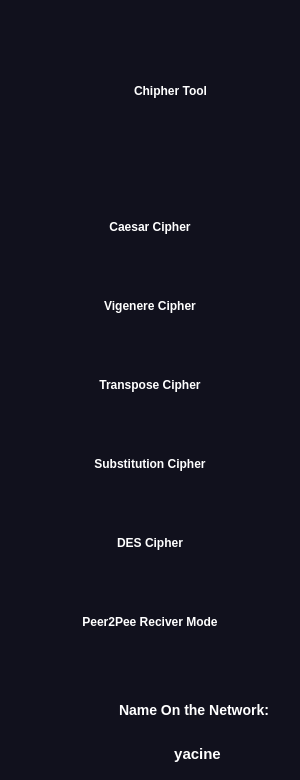
   <widget class="QFrame" name="f1">
    <property name="geometry">
     <rect>
      <x>10</x>
      <y>10</y>
      <width>300</width>
      <height>780</height>
     </rect>
    </property>
    <property name="minimumSize">
     <size>
      <width>300</width>
      <height>780</height>
     </size>
    </property>
    <property name="maximumSize">
     <size>
      <width>300</width>
      <height>780</height>
     </size>
    </property>
    <property name="font">
     <font>
      <family>Segoe UI</family>
      <pointsize>16</pointsize>
      <weight>75</weight>
      <italic>false</italic>
      <bold>true</bold>
     </font>
    </property>
    <property name="autoFillBackground">
     <bool>false</bool>
    </property>
    <property name="styleSheet">
     <string notr="true">QFrame{
background-color: rgb(17, 17, 29);
padding: 0 15px;
color: rgb(255, 255, 255);
border-top-right-radius: 15px;
border-bottom-right-radius: 25px;
font: 75 16pt &quot;Segoe UI&quot;;
font-weight: bold;
}


</string>
    </property>
    <property name="frameShape">
     <enum>QFrame::StyledPanel</enum>
    </property>
    <property name="frameShadow">
     <enum>QFrame::Raised</enum>
    </property>
    <widget class="QWidget" name="layoutWidget">
     <property name="geometry">
      <rect>
       <x>0</x>
       <y>180</y>
       <width>300</width>
       <height>491</height>
      </rect>
     </property>
     <layout class="QVBoxLayout" name="btn_layout">
      <property name="spacing">
       <number>0</number>
      </property>
      <property name="leftMargin">
       <number>10</number>
      </property>
      <property name="topMargin">
       <number>5</number>
      </property>
      <property name="rightMargin">
       <number>10</number>
      </property>
      <property name="bottomMargin">
       <number>5</number>
      </property>
      <item>
       <widget class="QPushButton" name="btn_caesar">
        <property name="minimumSize">
         <size>
          <width>280</width>
          <height>75</height>
         </size>
        </property>
        <property name="maximumSize">
         <size>
          <width>280</width>
          <height>75</height>
         </size>
        </property>
        <property name="styleSheet">
         <string notr="true">QPushButton{
font: 75 16pt &quot;Segoe UI&quot;;
background-color:rgb(17, 17, 29);
color:rgb(255, 255, 255);
border-radius: 10px;
font-weight: bold;
}
QPushButton:hover{
background-color:rgb(29, 27, 48);
}
QPushButton:pressed{
background-color:rgb(255, 255, 255);
color: rgb(17, 17, 29);
padding-left:5px;
padding-top:5px;
background-position:calc(100% - 10px)center;
}</string>
        </property>
        <property name="text">
         <string>Caesar Cipher</string>
        </property>
       </widget>
      </item>
      <item>
       <widget class="QPushButton" name="btn_vigenere">
        <property name="minimumSize">
         <size>
          <width>280</width>
          <height>75</height>
         </size>
        </property>
        <property name="maximumSize">
         <size>
          <width>280</width>
          <height>75</height>
         </size>
        </property>
        <property name="styleSheet">
         <string notr="true">QPushButton{
font: 75 16pt &quot;Segoe UI&quot;;
background-color:rgb(17, 17, 29);
color:rgb(255, 255, 255);
border-radius: 10px;
font-weight: bold;
}
QPushButton:hover{
background-color:rgb(29, 27, 48);
}
QPushButton:pressed{
background-color:rgb(255, 255, 255);
color: rgb(17, 17, 29);
padding-left:5px;
padding-top:5px;
background-position:calc(100% - 10px)center;
}</string>
        </property>
        <property name="text">
         <string>Vigenere Cipher</string>
        </property>
       </widget>
      </item>
      <item>
       <widget class="QPushButton" name="btn_transpose">
        <property name="minimumSize">
         <size>
          <width>280</width>
          <height>75</height>
         </size>
        </property>
        <property name="maximumSize">
         <size>
          <width>280</width>
          <height>75</height>
         </size>
        </property>
        <property name="styleSheet">
         <string notr="true">QPushButton{
font: 75 16pt &quot;Segoe UI&quot;;
background-color:rgb(17, 17, 29);
color:rgb(255, 255, 255);
border-radius: 10px;
font-weight: bold;
}
QPushButton:hover{
background-color:rgb(29, 27, 48);
}
QPushButton:pressed{
background-color:rgb(255, 255, 255);
color: rgb(17, 17, 29);
padding-left:5px;
padding-top:5px;
background-position:calc(100% - 10px)center;
}</string>
        </property>
        <property name="text">
         <string>Transpose Cipher</string>
        </property>
       </widget>
      </item>
      <item>
       <widget class="QPushButton" name="btn_substitution">
        <property name="minimumSize">
         <size>
          <width>280</width>
          <height>75</height>
         </size>
        </property>
        <property name="maximumSize">
         <size>
          <width>280</width>
          <height>75</height>
         </size>
        </property>
        <property name="styleSheet">
         <string notr="true">QPushButton{
font: 75 16pt &quot;Segoe UI&quot;;
background-color:rgb(17, 17, 29);
color:rgb(255, 255, 255);
border-radius: 10px;
font-weight: bold;
}
QPushButton:hover{
background-color:rgb(29, 27, 48);
}
QPushButton:pressed{
background-color:rgb(255, 255, 255);
color: rgb(17, 17, 29);
padding-left:5px;
padding-top:5px;
background-position:calc(100% - 10px)center;
}</string>
        </property>
        <property name="text">
         <string>Substitution Cipher</string>
        </property>
       </widget>
      </item>
      <item>
       <widget class="QPushButton" name="btn_des">
        <property name="minimumSize">
         <size>
          <width>280</width>
          <height>75</height>
         </size>
        </property>
        <property name="maximumSize">
         <size>
          <width>280</width>
          <height>75</height>
         </size>
        </property>
        <property name="styleSheet">
         <string notr="true">QPushButton{
font: 75 16pt &quot;Segoe UI&quot;;
background-color:rgb(17, 17, 29);
color:rgb(255, 255, 255);
border-radius: 10px;
font-weight: bold;
}
QPushButton:hover{
background-color:rgb(29, 27, 48);
}
QPushButton:pressed{
background-color:rgb(255, 255, 255);
color: rgb(17, 17, 29);
padding-left:5px;
padding-top:5px;
background-position:calc(100% - 10px)center;
}</string>
        </property>
        <property name="text">
         <string>DES Cipher</string>
        </property>
       </widget>
      </item>
      <item>
       <widget class="QPushButton" name="btn_p2p">
        <property name="minimumSize">
         <size>
          <width>280</width>
          <height>75</height>
         </size>
        </property>
        <property name="maximumSize">
         <size>
          <width>280</width>
          <height>75</height>
         </size>
        </property>
        <property name="styleSheet">
         <string notr="true">QPushButton{
font: 75 16pt &quot;Segoe UI&quot;;
background-color:rgb(17, 17, 29);
color:rgb(255, 255, 255);
border-radius: 10px;
font-weight: bold;
}
QPushButton:hover{
background-color:rgb(29, 27, 48);
}
QPushButton:pressed{
background-color:rgb(255, 255, 255);
color: rgb(17, 17, 29);
padding-left:5px;
padding-top:5px;
background-position:calc(100% - 10px)center;
}</string>
        </property>
        <property name="text">
         <string>Peer2Pee Reciver Mode</string>
        </property>
       </widget>
      </item>
     </layout>
    </widget>
    <widget class="QWidget" name="layoutWidget">
     <property name="geometry">
      <rect>
       <x>0</x>
       <y>0</y>
       <width>301</width>
       <height>181</height>
      </rect>
     </property>
     <layout class="QHBoxLayout" name="logo_layout">
      <property name="leftMargin">
       <number>10</number>
      </property>
      <item>
       <widget class="QLabel" name="img">
        <property name="sizePolicy">
         <sizepolicy hsizetype="Minimum" vsizetype="Minimum">
          <horstretch>0</horstretch>
          <verstretch>0</verstretch>
         </sizepolicy>
        </property>
        <property name="minimumSize">
         <size>
          <width>100</width>
          <height>60</height>
         </size>
        </property>
        <property name="maximumSize">
         <size>
          <width>75</width>
          <height>75</height>
         </size>
        </property>
        <property name="styleSheet">
         <string notr="true">color: rgb(255, 255, 255);</string>
        </property>
        <property name="text">
         <string/>
        </property>
        <property name="textFormat">
         <enum>Qt::MarkdownText</enum>
        </property>
        <property name="pixmap">
         <pixmap>l.svg</pixmap>
        </property>
        <property name="scaledContents">
         <bool>true</bool>
        </property>
       </widget>
      </item>
      <item>
       <widget class="QLabel" name="name">
        <property name="text">
         <string>Chipher Tool</string>
        </property>
       </widget>
      </item>
     </layout>
    </widget>
    <widget class="QLabel" name="user_img">
     <property name="geometry">
      <rect>
       <x>-1</x>
       <y>679</y>
       <width>110</width>
       <height>90</height>
      </rect>
     </property>
     <property name="minimumSize">
      <size>
       <width>110</width>
       <height>90</height>
      </size>
     </property>
     <property name="maximumSize">
      <size>
       <width>10000</width>
       <height>1000</height>
      </size>
     </property>
     <property name="text">
      <string/>
     </property>
     <property name="pixmap">
      <pixmap>user.jpg</pixmap>
     </property>
     <property name="scaledContents">
      <bool>true</bool>
     </property>
     <property name="alignment">
      <set>Qt::AlignCenter</set>
     </property>
     <property name="wordWrap">
      <bool>false</bool>
     </property>
     <property name="margin">
      <number>0</number>
     </property>
     <property name="indent">
      <number>0</number>
     </property>
    </widget>
    <widget class="QWidget" name="layoutWidget">
     <property name="geometry">
      <rect>
       <x>100</x>
       <y>690</y>
       <width>195</width>
       <height>83</height>
      </rect>
     </property>
     <layout class="QVBoxLayout" name="inf0_layout">
      <item>
       <widget class="QLabel" name="label_7">
        <property name="font">
         <font>
          <family>Segoe UI</family>
          <pointsize>-1</pointsize>
          <weight>75</weight>
          <italic>false</italic>
          <bold>true</bold>
         </font>
        </property>
        <property name="styleSheet">
         <string notr="true">font-weight: bold;
font-size: 14px;</string>
        </property>
        <property name="text">
         <string>Name On the Network:</string>
        </property>
        <property name="alignment">
         <set>Qt::AlignLeading|Qt::AlignLeft|Qt::AlignVCenter</set>
        </property>
        <property name="textInteractionFlags">
         <set>Qt::LinksAccessibleByMouse|Qt::TextEditable</set>
        </property>
       </widget>
      </item>
      <item>
       <widget class="QLabel" name="user_name">
        <property name="styleSheet">
         <string notr="true">font-weight: bold;
font-size: 15px;</string>
        </property>
        <property name="text">
         <string>yacine</string>
        </property>
        <property name="alignment">
         <set>Qt::AlignCenter</set>
        </property>
        <property name="textInteractionFlags">
         <set>Qt::LinksAccessibleByMouse|Qt::TextEditable</set>
        </property>
       </widget>
      </item>
     </layout>
    </widget>
   </widget>
